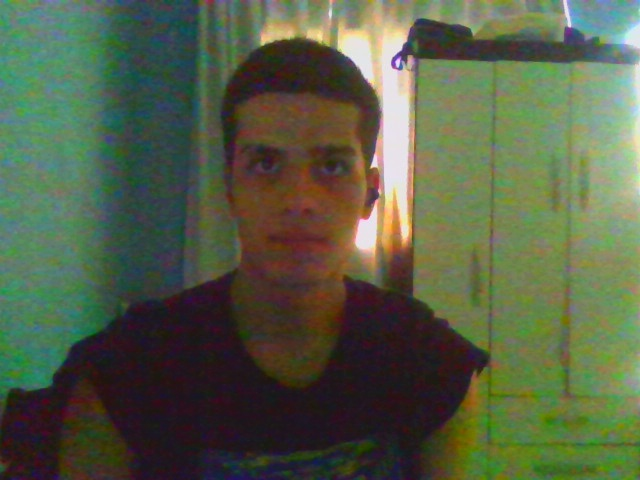
#> input picture Arquivos py/facial_dataset/unknown_user/neutro/unknown_user_neutro_20250831_154907_704785.jpg, 640 x 480 px; its folder holds only this picture in this run
$ python -i feature_extractor.py   (imports and definitions only)
#> lines starting #> are read from the running program, lines starting #| are printed output that depends on the picture
import os
import cv2
import numpy as np
import math
from typing import List

# --- Inicialização única dos cascades ---
def get_cascade(cascade_path_default, cascade_path_fallback, info_msg, warn_msg):
    cascade = cv2.CascadeClassifier(cascade_path_default)
    if cascade.empty():
        if os.path.exists(cascade_path_fallback):
            cascade = cv2.CascadeClassifier(cascade_path_fallback)
            print(info_msg)
        else:
            print(warn_msg)
            return None
    return cascade

# Inicializa apenas uma vez
FACE_CASCADE = get_cascade(
    cv2.data.haarcascades + 'haarcascade_frontalface_default.xml',
    r'C:/haarcascades/haarcascade_frontalface_default.xml',
    '[INFO] Haar Cascade padrão não encontrado. Usando fallback em C:/haarcascades.',
    '[WARN] Nenhum arquivo haarcascade_frontalface_default.xml encontrado. Detecção de rosto desativada.'
)
EYE_CASCADE = get_cascade(
    cv2.data.haarcascades + 'haarcascade_eye.xml',
    r'C:/haarcascades/haarcascade_eye.xml',
    '[INFO] Haar Cascade de olhos padrão não encontrado. Usando fallback em C:/haarcascades.',
    '[WARN] Nenhum arquivo haarcascade_eye.xml encontrado. Alinhamento por olhos desativado.'
)
#> further down, picture is the input picture: shape (480, 640, 3); mean B, G, R 70.4, 94.7, 86
import os
from src.biometrics.image_quality import is_image_quality_sufficient
 # from src.biometrics.liveness_detection import detect_liveness_blink_haar, analyze_texture_lbp
import cv2
import os
import numpy as np
from typing import List
import math


# [23 lines left out: function _imread_unicode, not called in this run]


def _rotate_image(img, angle, center=None):
    (h, w) = img.shape[:2]
    if center is None:
        center = (w // 2, h // 2)
    M = cv2.getRotationMatrix2D(center, angle, 1.0)
    rotated = cv2.warpAffine(img, M, (w, h), flags=cv2.INTER_LINEAR)
    return rotated


def _align_and_preprocess(img, size=(64, 64)):
    """Detecta rosto, alinha pelos olhos quando possível, aplica CLAHE e normaliza.

    Recebe uma imagem BGR (numpy array) e retorna vetor L2-normalizado ou None.
    """
#> called with size = (64, 64)
    if img is None:
        return None

    gray = cv2.cvtColor(img, cv2.COLOR_BGR2GRAY)
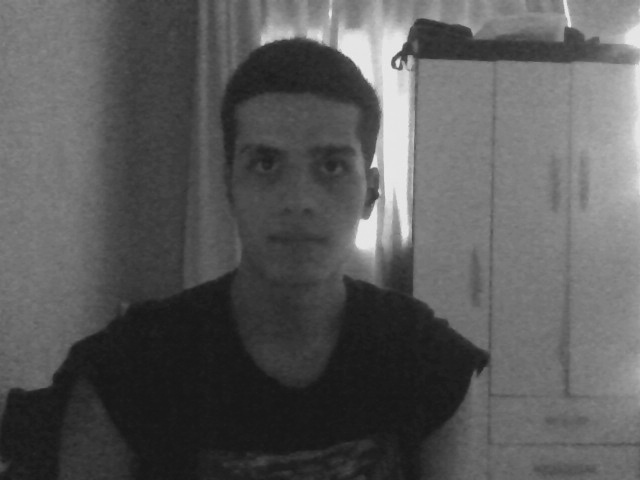
#> gray: shape (480, 640); min 22, max 237, mean 89.4

    # Detectar rosto com Haar Cascade
    faces = []
    if FACE_CASCADE is not None:
        try:
            faces = FACE_CASCADE.detectMultiScale(gray, scaleFactor=1.1, minNeighbors=5, minSize=(80, 80))
#> faces = [[210, 105, 164, 164]]
        except Exception:
            faces = []

    if len(faces) > 0:
        # escolher o maior rosto detectado
        faces = sorted(faces, key=lambda x: x[2] * x[3], reverse=True)
        (x, y, w, h) = faces[0]
#> x = 210; y = 105; w = 164; h = 164
        # margem para incluir um pouco além do rosto
        pad_w = int(0.2 * w)
#> pad_w = 32
        pad_h = int(0.2 * h)
#> pad_h = 32
        x1 = max(0, x - pad_w)
#> x1 = 178
        y1 = max(0, y - pad_h)
#> y1 = 73
        x2 = min(img.shape[1], x + w + pad_w)
#> x2 = 406
        y2 = min(img.shape[0], y + h + pad_h)
#> y2 = 301
        face_img = img[y1:y2, x1:x2]
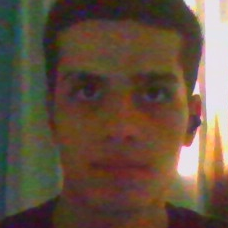
#> face_img: shape (228, 228, 3); mean B, G, R 64, 81.6, 100.8

        # tentar alinhar pelos olhos
        gray_face = cv2.cvtColor(face_img, cv2.COLOR_BGR2GRAY)
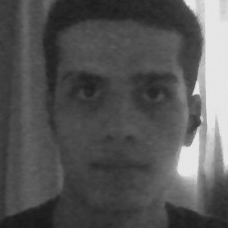
#> gray_face: shape (228, 228); min 22, max 236, mean 85.4
        eyes = []
        if EYE_CASCADE is not None:
            try:
                eyes = EYE_CASCADE.detectMultiScale(gray_face)
#> eyes = [[130, 71, 47, 47], [60, 63, 54, 54]]
            except Exception:
                eyes = []
        if len(eyes) >= 2:
            # pegar dois olhos com maior largura
            eyes = sorted(eyes, key=lambda e: e[2], reverse=True)[:2]
#> eyes = [[60, 63, 54, 54], [130, 71, 47, 47]]
            eye_centers = []
            for (ex, ey, ew, eh) in eyes:
                eye_centers.append((ex + ew/2.0, ey + eh/2.0))
#> this loop made 2 passes
#> after the loop, eye_centers = [(87, 90), (153.5, 94.5)]
            # ordenar por x
            eye_centers = sorted(eye_centers, key=lambda c: c[0])
            (xL, yL), (xR, yR) = eye_centers[0], eye_centers[1]
#> xL = 87; yL = 90; xR = 153.5; yR = 94.5
            # calcular ângulo entre olhos
            dy = yR - yL
#> dy = 4.5
            dx = xR - xL
#> dx = 66.5
            angle = math.degrees(math.atan2(dy, dx))
#> angle = 3.87
            # rotacionar o face_img para alinhar olhos horizontalmente
            face_img = _rotate_image(face_img, angle)
#> in _rotate_image, `M = cv2.getRotationMatrix2D(center, angle, 1.0)`: M = [[0.998, 0.0675, -7.44], [-0.0675, 0.998, 7.96]]
#> in _rotate_image, `rotated = cv2.warpAffine(img, M, (w, h), flags=cv2.INTER_LINEAR)`:
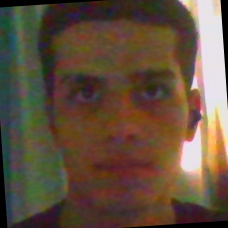
#> rotated: shape (228, 228, 3); mean B, G, R 61.5, 79, 97.8

        # fallback: central crop sempre definido
        h, w = img.shape[:2]
#> h = 480; w = 640
        side = min(w, h)
#> side = 480
        cx, cy = w // 2, h // 2
#> cx = 320; cy = 240
        x1 = max(0, cx - side // 2)
#> x1 = 80
        y1 = max(0, cy - side // 2)
#> y1 = 0
        x2 = x1 + side
#> x2 = 560
        y2 = y1 + side
#> y2 = 480
        face_img = img[y1:y2, x1:x2]
#> face_img: shape (480, 480, 3)

    try:
        # redimensionar
        face_img = cv2.resize(face_img, size)
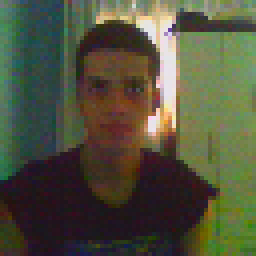
#> face_img: shape (64, 64, 3) (shown 4 times larger); mean B, G, R 61.4, 82.6, 81.5
    except Exception:
        return None

    # converter para gray
    face_gray = cv2.cvtColor(face_img, cv2.COLOR_BGR2GRAY)
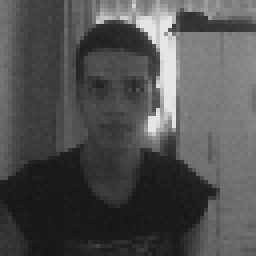
#> face_gray: shape (64, 64) (shown 4 times larger); min 22, max 232, mean 79.9

    # aplicar CLAHE
    clahe = cv2.createCLAHE(clipLimit=2.0, tileGridSize=(8, 8))
    face_gray = clahe.apply(face_gray)
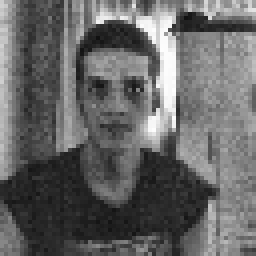
#> face_gray: shape (64, 64) (shown 4 times larger); min 17, max 254, mean 101.8

    # vetor e normalização
    vec = face_gray.flatten().astype('float32') / 255.0
#> vec = 4096 values, max 0.996 at index 1451, min 0.0667 at index 302, mean 0.399
    norm = np.linalg.norm(vec)
#> norm = 28.81
    if norm > 0:
        vec = vec / norm
#> vec = 4096 values, max 0.0346 at index 1451, min 0.00231 at index 302, mean 0.0139
    return vec


# [84 lines left out: functions _image_to_vector, extract_features_from_folder, extract_feature_from_image, not called in this run]

>>> import cv2
>>> picture = cv2.imread('../../Arquivos py/facial_dataset/unknown_user/neutro/unknown_user_neutro_20250831_154907_704785.jpg')
>>> result = _align_and_preprocess(picture)
#> result has the same summary as vec in _align_and_preprocess

$ run again, on Arquivos py/facial_dataset/unknown_user/neutro/unknown_user_neutro_20250831_154908_726867.jpg
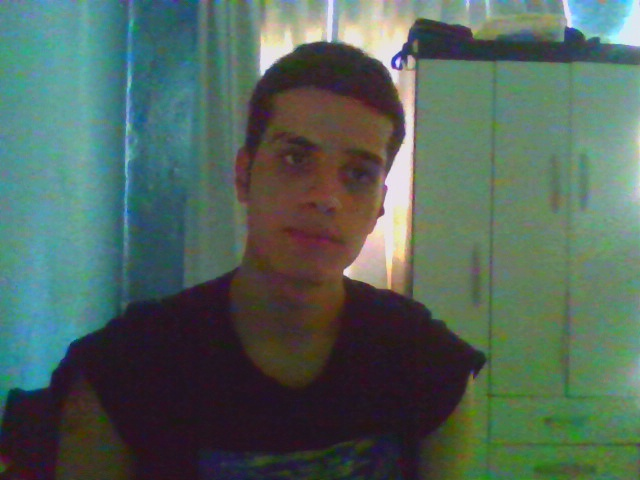
#> input picture Arquivos py/facial_dataset/unknown_user/neutro/unknown_user_neutro_20250831_154908_726867.jpg, 640 x 480 px
#> picture is the input picture: shape (480, 640, 3); mean B, G, R 90.7, 100, 81.3
#> faces = [[226, 101, 175, 175]]
#> in _align_and_preprocess, `(x, y, w, h) = faces[0]`: x = 226; y = 101; w = 175
#> pad_w = 35
#> in _align_and_preprocess, `x1 = max(0, x - pad_w)`: x1 = 191
#> in _align_and_preprocess, `y1 = max(0, y - pad_h)`: y1 = 66
#> in _align_and_preprocess, `x2 = min(img.shape[1], x + w + pad_w)`: x2 = 436
#> in _align_and_preprocess, `y2 = min(img.shape[0], y + h + pad_h)`: y2 = 311
#> in _align_and_preprocess, `gray_face = cv2.cvtColor(face_img, cv2.COLOR_BGR2GRAY)`:
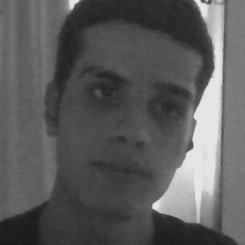
#> gray_face: shape (245, 245); min 24, max 237, mean 90.8
#> in _align_and_preprocess, `eyes = EYE_CASCADE.detectMultiScale(gray_face)`: eyes = [[144, 86, 44, 44], [76, 60, 61, 61]]
#> in _align_and_preprocess, `eyes = sorted(eyes, key=lambda e: e[2], reverse=True)[:2]`: eyes = [[76, 60, 61, 61], [144, 86, 44, 44]]
#> the loop in _align_and_preprocess, `for (ex, ey, ew, eh) in eyes:` made 2 passes
#> after the loop in _align_and_preprocess, `for (ex, ey, ew, eh) in eyes:`: eye_centers = [(106.5, 90.5), (166, 108)]
#> xL = 106.5; yL = 90.5; xR = 166; yR = 108
#> dy = 17.5
#> dx = 59.5
#> angle = 16.39
#> M = [[0.959, 0.282, -29.47], [-0.282, 0.959, 39.38]]
#> in _align_and_preprocess, `face_gray = clahe.apply(face_gray)`:
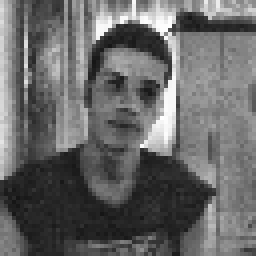
#> face_gray: shape (64, 64) (shown 4 times larger); min 21, max 255, mean 103.7
#> in _align_and_preprocess, `vec = face_gray.flatten().astype('float32') / 255.0`: vec = 4096 values, max 1 at index 1896, min 0.0824 at index 3140, mean 0.407
#> norm = 29.24
#> in _align_and_preprocess, `vec = vec / norm`: vec = 4096 values, max 0.0342 at index 1896, min 0.00282 at index 3140, mean 0.0139
#> result has the same summary as vec in _align_and_preprocess
